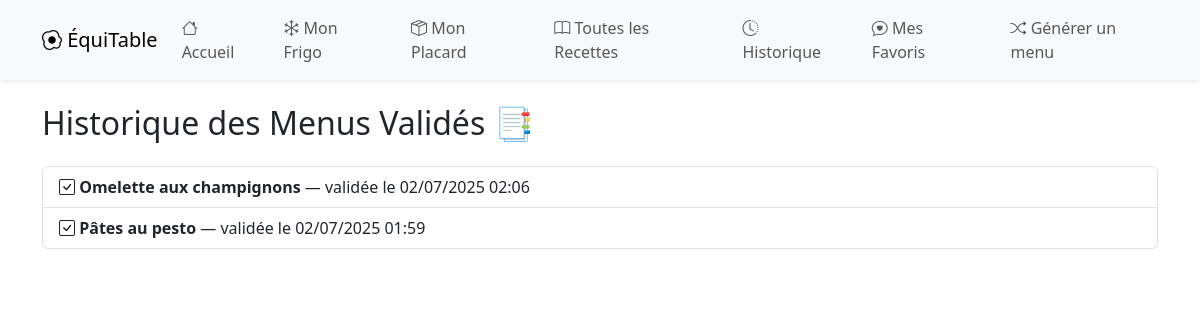
Page /historique/ on the committed database.
### menuapp/models.py (models this page shows, shortened)
class Historique(models.Model):
    recette = models.ForeignKey('Recette', on_delete=models.CASCADE)
    date_validation = models.DateTimeField(auto_now_add=True)

class Recette(models.Model):
    nom = models.CharField(max_length=100)
    ingredients = models.ManyToManyField(Ingredient)
    cout_estime = models.FloatField()
    temps_preparation = models.IntegerField()  # En minutes
    instructions = models.TextField()
    image = models.ImageField(upload_to='recettes/', blank=True, null=True)

### menuapp/views.py (the view)
# urls.py: path('historique/', views.historique, name='historique'),
def historique(request):
    historiques = Historique.objects.all().order_by('-date_validation')
    return render(request, 'menuapp/historique.html', {'historiques': historiques})

### menuapp/templates/menuapp/historique.html (shortened to what this page needs)
<!DOCTYPE html>
<html lang="en">
<head>
</head>
<body>
    {% extends 'menuapp/base.html' %}
{% block content %}
  <h2 class="mb-4">Historique des Menus Validés 📑</h2>
  {% if historiques %}
    <ul class="list-group">
      {% for h in historiques %}
        <li class="list-group-item">
          <i class="bi bi-check-square"></i> <strong>{{ h.recette.nom }}</strong> — validée le {{ h.date_validation|date:"d/m/Y H:i" }}
        </li>
      {% endfor %}
    </ul>
  {% else %}
    <p>Aucune recette validée pour l'instant.</p>
  {% endif %}
{% endblock %}

### rows in the picture
Historique: recette.nom "Omelette aux champignons", date_validation "02/07/2025 02:06"
Historique: recette.nom "Pâtes au pesto", date_validation "02/07/2025 01:59"
